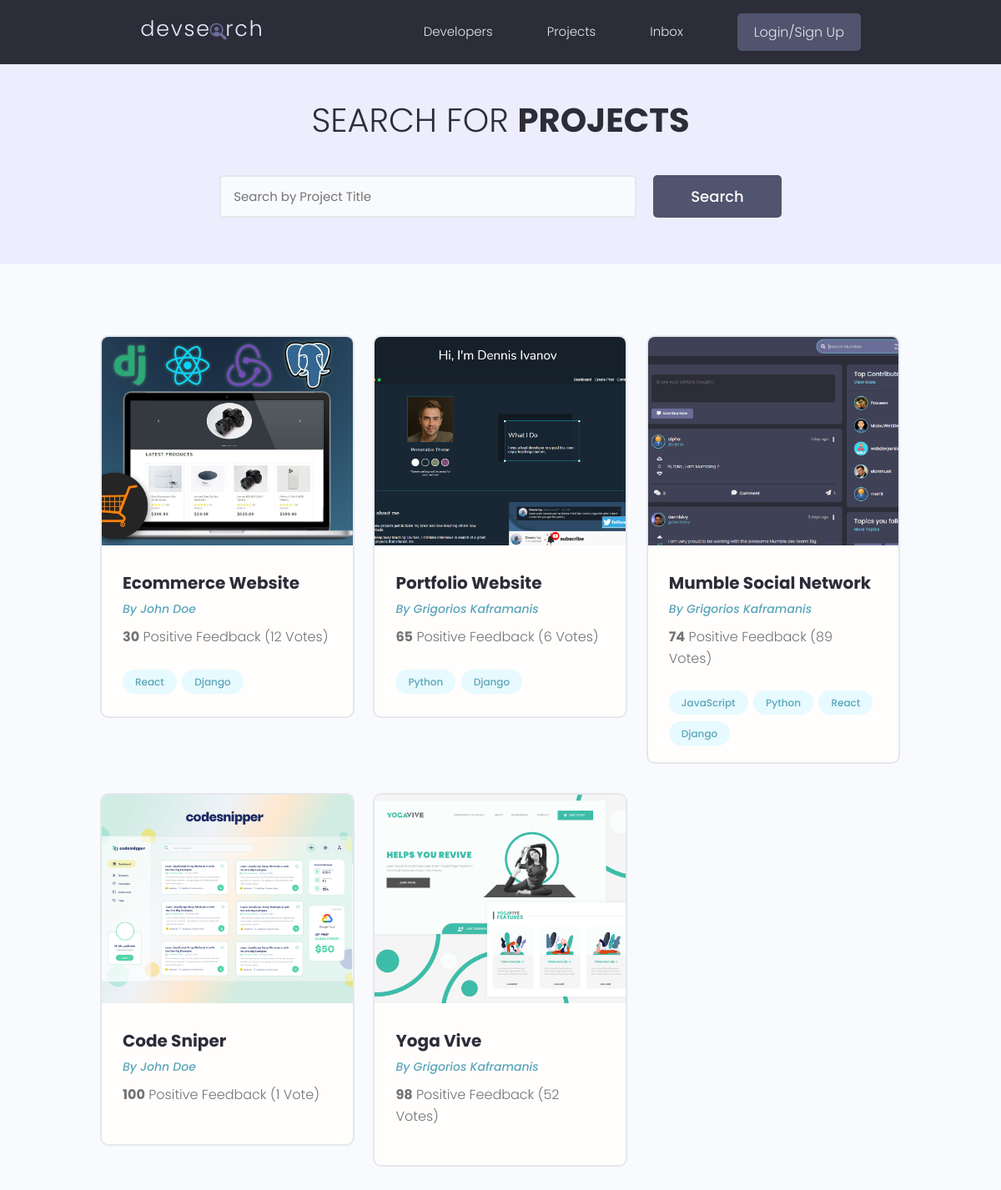
The page /projects/ on the database as committed earlier.
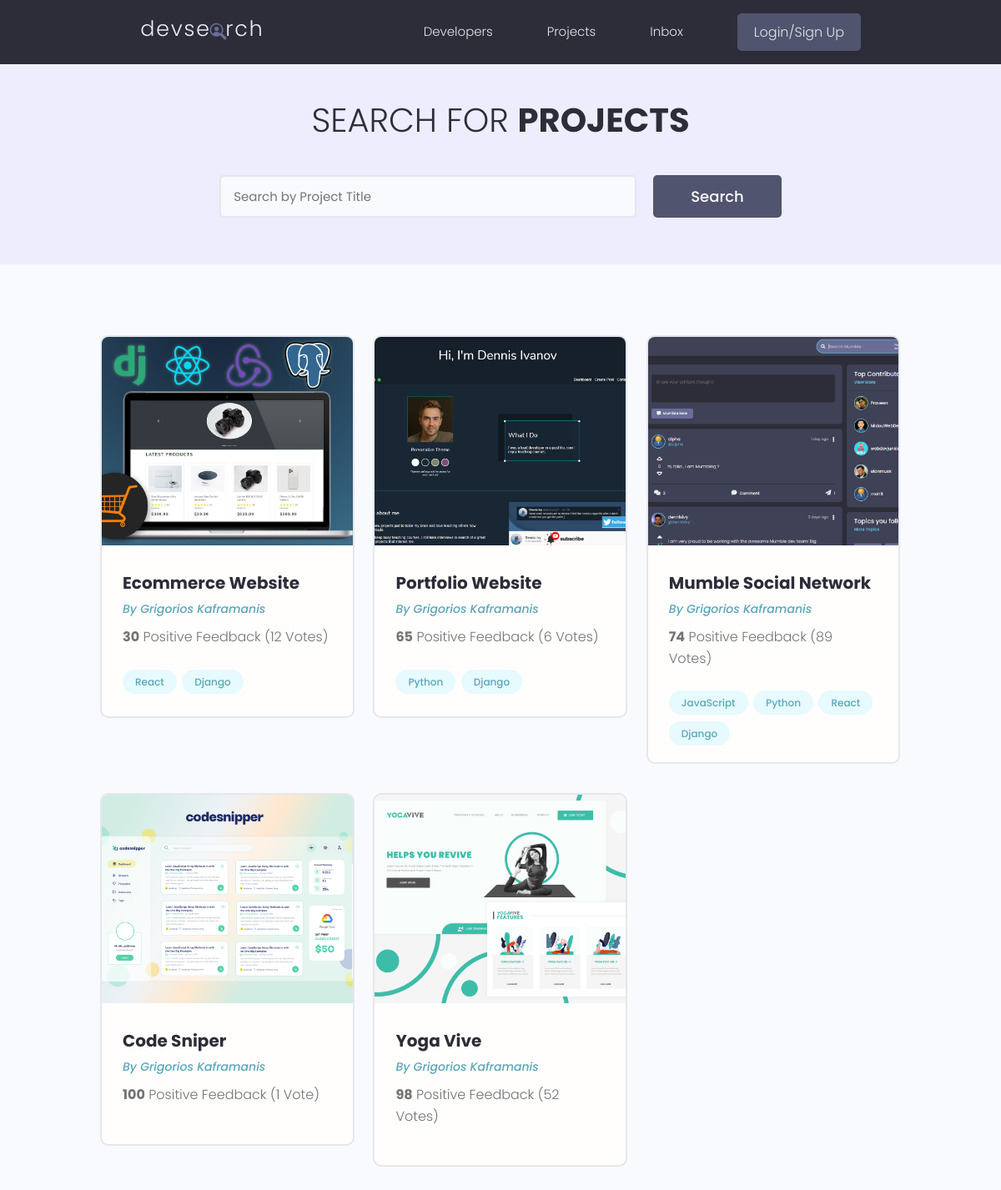
The same page on the database as committed later.
### projects/models.py (models this page shows, shortened)
class Project(models.Model):
    owner = models.ForeignKey(Profile, null=True, blank=True, on_delete=models.SET_NULL)
    title = models.CharField(max_length=200)
    description = models.TextField(null=True, blank=True)
    featured_image = models.ImageField(null=True, blank=True, default="default.jpg")
    demo_link = models.CharField(max_length=2000, null=True, blank=True)
    source_link = models.CharField(max_length=2000, null=True, blank=True)
    tags = models.ManyToManyField("Tag", blank=True)
    vote_total = models.IntegerField(default=0, null=True, blank=True)
    vote_ratio = models.IntegerField(default=0, null=True, blank=True)
    created = models.DateTimeField(auto_now_add=True)
    id = models.UUIDField(default=uuid.uuid4, unique=True, primary_key=True, editable=False)

### users/models.py (models this page shows, shortened)
class Profile(models.Model):
    user = models.OneToOneField(User, on_delete=models.CASCADE, null=True, blank=True)
    name = models.CharField(max_length=200, blank=True, null=True)
    email = models.EmailField(max_length=500, blank=True, null=True)
    username = models.CharField(max_length=200, blank=True, null=True)
    location = models.CharField(max_length=200, blank=True, null=True)
    short_intro = models.CharField(max_length=200, blank=True, null=True)
    bio = models.TextField(blank=True, null=True)
    profile_image = models.ImageField(null=True, blank=True, upload_to="profiles/", default="profiles/user-default.png")
    social_github = models.CharField(max_length=200, blank=True, null=True)
    social_twitter = models.CharField(max_length=200, blank=True, null=True)
    social_linkedin = models.CharField(max_length=200, blank=True, null=True)
    social_facebook = models.CharField(max_length=200, blank=True, null=True)
    social_website = models.CharField(max_length=200, blank=True, null=True)
    created = models.DateTimeField(auto_now_add=True)
    id = models.UUIDField(default=uuid.uuid4, unique=True, primary_key=True, editable=False)

### projects/views.py (the view)
# urls.py: path('projects/', include("projects.urls")),
def projects(request):
    all_projects = Project.objects.all()
    context = {"projects": all_projects}
    return render(request, "projects/projects.html", context)

### projects/models.py (called while the page is built)
    def __str__(self):
        return self.name

### projects/templates/projects/projects.html (shortened to what this page needs)
{% extends "base.html" %}
{% block content %}
    <main class="projects">
    <section class="hero-section text-center">
      <div class="container container--narrow">
        <div class="hero-section__box">
          <h2>Search for <span>Projects</span></h2>
        </div>
        <div class="hero-section__search">
          <form class="form" action="#" method="get">
            <div class="form__field">
              <input class="input input--text" id="formInput#search" type="text" name="text"
                placeholder="Search by Project Title" />
            </div>
            <input class="btn btn--sub btn--lg" type="submit" value="Search" />
          </form>
        </div>
      </div>
    </section>
    <section class="projectsList">
      <div class="container">
        <div class="grid grid--three">
            {% for project in projects %}
            <div class="column">
                <div class="card project">
                  <a href="{% url "project" project.id %}" class="project">
                    <img class="project__thumbnail" src="{{ project.featured_image.url }}" alt="project thumbnail" />
                    <div class="card__body">
                      <h3 class="project__title">{{ project.title }}</h3>
                      <p><a class="project__author" href="{% url "user-profile" project.owner.id %}">By {{ project.owner.name }}</a></p>
                      <p class="project--rating">
                        <span style="font-weight: bold;">{{ project.vote_ratio }}</span> Positive
                        Feedback ({{ project.vote_total }} Vote{{ project.vote_total|pluralize:",s" }})
                      </p>
                        <div class="project__tags">
                           {% for tag in project.tags.all %}
                            <span class="tag tag--pill tag--main">
                              <small>{{ tag }}</small>
                            </span>
                           {% endfor %}
                        </div>
                    </div>
                  </a>
                </div>
            </div>
            {% endfor %}
        </div>
      </div>
    </section>
    </main>
{% endblock %}

Rows that differ between the two databases and show on the page:
changed Project "Ecommerce Website": owner.name "John Doe" → "Grigorios Kaframanis"
changed Project "Code Sniper": owner.name "John Doe" → "Grigorios Kaframanis"
